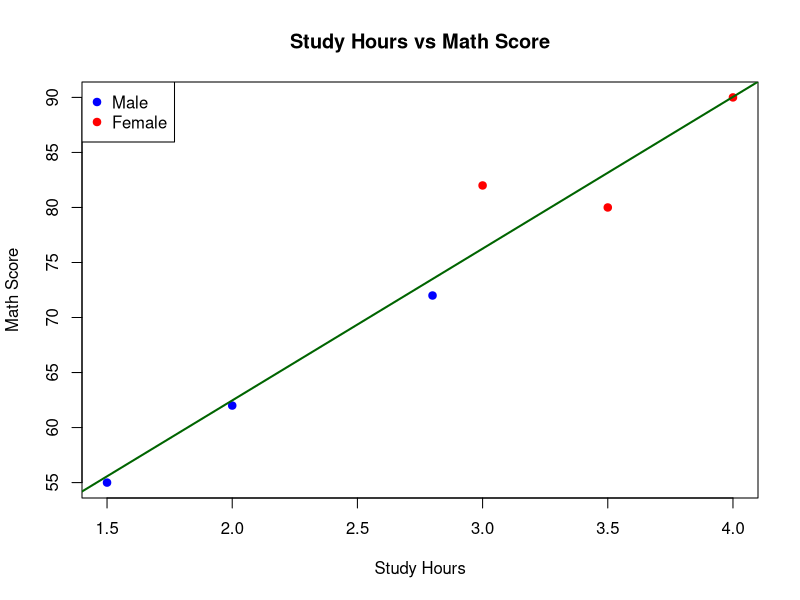

Recreate this plot in R.
# Create Dataset
student <- data.frame(
  Gender = c("Male","Female","Male","Female","Male","Female"),
  Study_Hours = c(2.0,3.5,1.5,4.0,2.8,3.0),
  Math_Score = c(62,80,55,90,72,82)
)

# Assign colors
colors <- ifelse(student$Gender == "Male", "blue", "red")

# Scatter Plot
plot(student$Study_Hours,
     student$Math_Score,
     pch = 19,
     col = colors,
     xlab = "Study Hours",
     ylab = "Math Score",
     main = "Study Hours vs Math Score")

# Regression Line
abline(lm(Math_Score ~ Study_Hours, data = student),
       col = "darkgreen",
       lwd = 2)

# Legend
legend("topleft",
       legend = c("Male","Female"),
       col = c("blue","red"),
       pch = 19)
